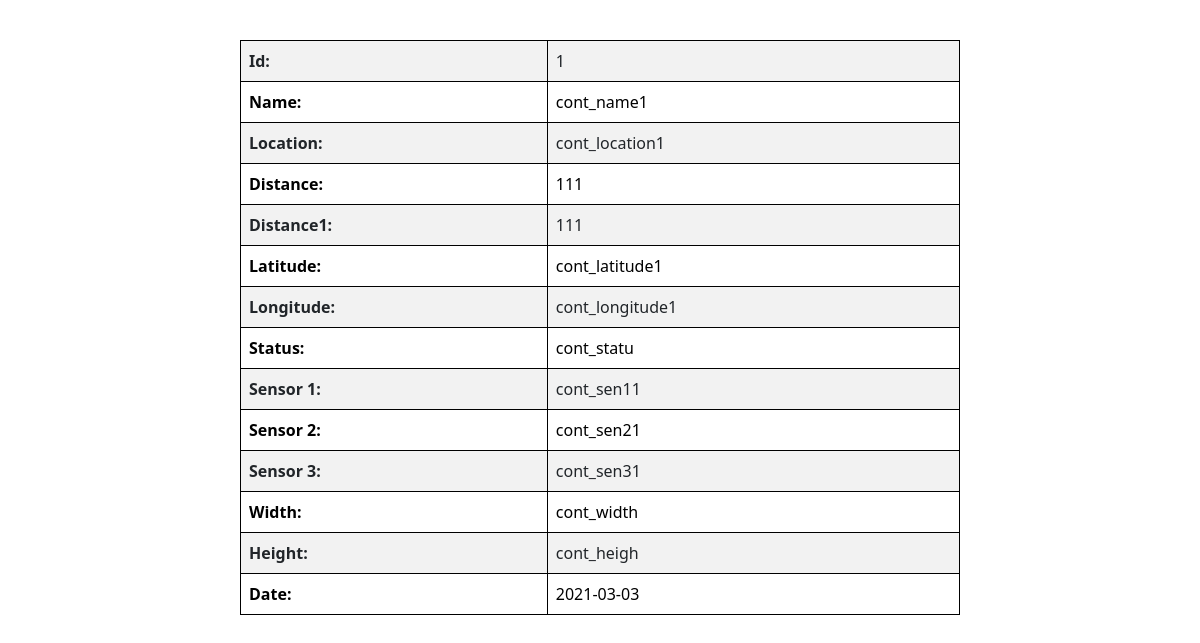
The page /containerprofile.php?cont_id=1 on the database its author committed.
### tables this page shows
CREATE TABLE `container` (
  `cont_id` int(10) NOT NULL,
  `cont_name` varchar(50) NOT NULL,
  `cont_location` varchar(200) NOT NULL,
  `cont_distance` int(50) NOT NULL,
  `cont_distance1` int(50) NOT NULL,
  `cont_latitude` varchar(50) NOT NULL,
  `cont_longitude` varchar(50) NOT NULL,
  `cont_date` date NOT NULL,
  `cont_sen1` varchar(50) NOT NULL,
  `cont_sen2` varchar(50) NOT NULL,
  `cont_sen3` varchar(50) NOT NULL,
  `cont_width` varchar(10) DEFAULT NULL,
  `cont_height` varchar(10) DEFAULT NULL,
  `cont_status` varchar(10) NOT NULL
);

### functions/function.php (called while the page is built, shortened)
<?php
function run_query($query) {
$con = mysqli_connect("localhost", "root", "", "solid_waste");
$result = mysqli_query($con, $query);
if ( false===$result ) {
  printf("error: %s\n", mysqli_error($con));
}
else {
  return $result;
}
}
?>

### containerprofile.php (the view, shortened to what this page needs)
<!DOCTYPE html>
<html lang="en">
<head>
    <link href="bootstrap5/css1/main.css" rel="stylesheet">
    <link href="bootstrap5/css1/bootstrap.min.css" rel="stylesheet">
</head>
<body>
    <?php
    include("functions/function.php");
    ?>
<center>
<table  class="table table-striped table-bordered " style="color: black;width: 60%; border: 1px black solid; margin-top: 40px;">
<?php
                if ($cont_id = $_GET['cont_id']){
                   $get_cont = "SELECT * FROM `container` WHERE `cont_id`=".$cont_id.";";
                   $cont_query_result = run_query($get_cont);
                   while($cont=mysqli_fetch_array($cont_query_result)){
                    ?>
  <tr>
    <th>Id:</th>
    <td><?php echo $cont['cont_id']; ?></td>
  </tr>
  <tr>
    <th>Name:</th>
    <td><?php echo $cont['cont_name']; ?></td>
  </tr>
  <tr>
    <th>Location:</th>
    <td><?php echo $cont['cont_location']; ?></td>
  </tr>
  <tr>
    <th>Distance:</th>
    <td><?php echo $cont['cont_distance']; ?></td>
  </tr>
  <tr>
    <th>Distance1:</th>
    <td><?php echo $cont['cont_distance1']; ?></td>
  </tr>
  <tr>
    <th>Latitude:</th>
    <td><?php echo $cont['cont_latitude']; ?></td>
  </tr>
  <tr>
    <th>Longitude:</th>
    <td><?php echo $cont['cont_longitude']; ?></td>
  </tr>
  <tr>
    <th>Status:</th>
    <td><?php echo $cont['cont_status']; ?></td>
  </tr>
  <tr>
    <th>Sensor 1:</th>
    <td><?php echo $cont['cont_sen1']; ?></td>
  </tr>
  <tr>
    <th>Sensor 2:</th>
    <td><?php echo $cont['cont_sen2']; ?></td>
  </tr>
  <tr>
    <th>Sensor 3:</th>
    <td><?php echo $cont['cont_sen3']; ?></td>
  </tr>
  <tr>
    <th>Width:</th>
    <td><?php echo $cont['cont_width']; ?></td>
  </tr>
  <tr>
    <th>Height:</th>
    <td><?php echo $cont['cont_height']; ?></td>
  </tr>
  <tr>
    <th>Date:</th>
    <td><?php echo $cont['cont_date']; ?></td>
  </tr>
  <?php
}
}
?>
</table>
</center>
</body>
</html>

### rows shown on the page
container: cont_id "1", cont_name "cont_name1", cont_location "cont_location1", cont_distance "111", cont_distance1 "111", cont_latitude "cont_latitude1", cont_longitude "cont_longitude1", cont_status "cont_statu", cont_sen1 "cont_sen11", cont_sen2 "cont_sen21", cont_sen3 "cont_sen31", cont_width "cont_width", cont_height "cont_heigh", cont_date "2021-03-03"
